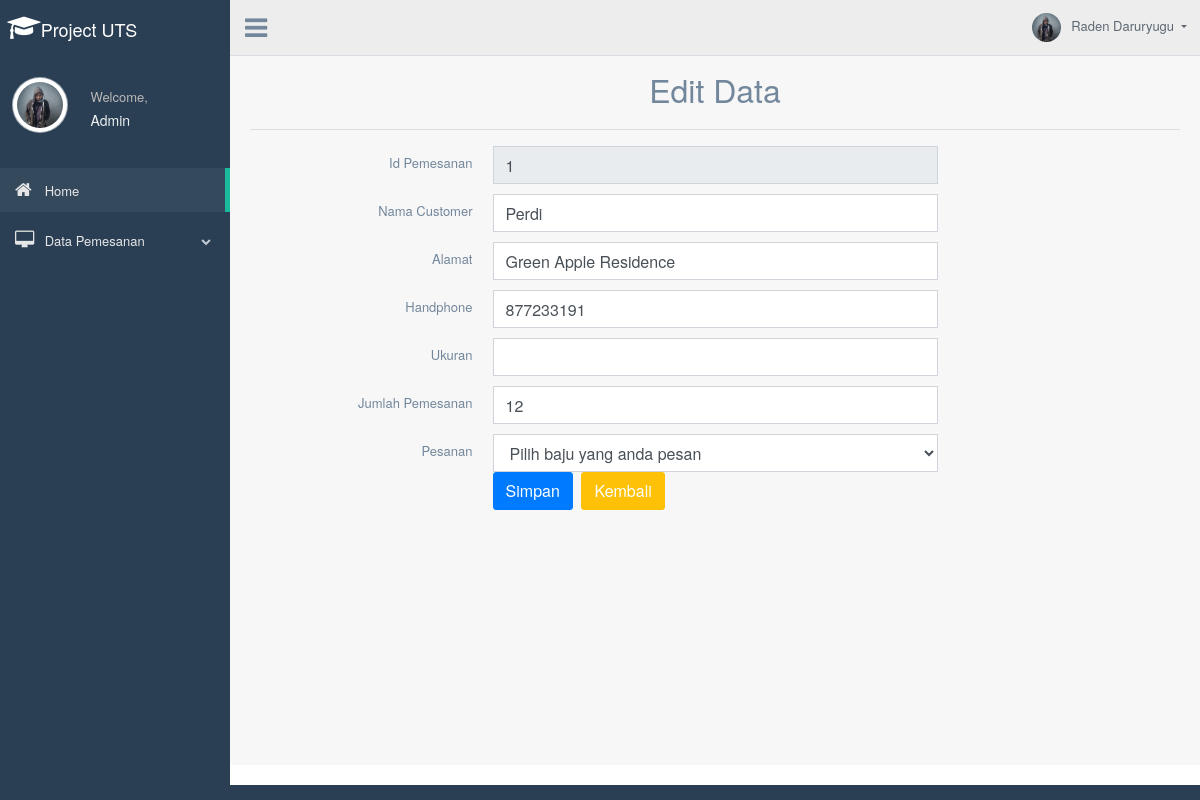
The app's page /user/admin/index.php?page=edit&id_pemesanan=1 with its own data.
### tables this page shows
CREATE TABLE `t_penjualan` (
  `id_pemesanan` int(12) NOT NULL,
  `nama` varchar(70) NOT NULL,
  `alamat` varchar(128) NOT NULL,
  `handphone` varchar(12) NOT NULL,
  `pesanan` varchar(20) NOT NULL,
  `jml_pemesanan` int(12) NOT NULL,
  `ukuran` varchar(12) NOT NULL
);

### user/admin/edit.php (the view, shortened to what this page needs)
<?php include('config.php'); ?>
	<div class="container" style="margin-top:20px">
		<center><font size="6">Edit Data</font></center>
		<hr>
		<?php
		if(isset($_GET['id_pemesanan'])){
			$id_pemesanan = $_GET['id_pemesanan'];
			$select = mysqli_query($koneksi, "SELECT * FROM t_penjualan WHERE id_pemesanan='$id_pemesanan'") or die(mysqli_error($koneksi));
			if(mysqli_num_rows($select) == 0){
				echo '<div class="alert alert-warning">ID tidak ada dalam database.</div>';
				exit();
			}else{
				$data = mysqli_fetch_assoc($select);
			}
		}
		?>
		<form action="index.php?page=edit&id_pemesanan=<?php echo $id_pemesanan; ?>" method="post">
			<div class="item form-group">
				<label class="col-form-label col-md-3 col-sm-3 label-align">Id Pemesanan</label>
				<div class="col-md-6 col-sm-6">
					<input type="text" name="id_pemesanan" class="form-control" size="4" value="<?php echo $data['id_pemesanan']; ?>" readonly required>
				</div>
			</div>
			<div class="item form-group">
				<label class="col-form-label col-md-3 col-sm-3 label-align">Nama Customer</label>
				<div class="col-md-6 col-sm-6">
					<input type="text" name="nama" class="form-control" value="<?php echo $data['nama']; ?>" required>
				</div>
			</div>
			<div class="item form-group">
				<label class="col-form-label col-md-3 col-sm-3 label-align">Alamat</label>
				<div class="col-md-6 col-sm-6">
					<input type="text" name="alamat" class="form-control" value="<?php echo $data['alamat']; ?>" required>
				</div>
			</div>
			<div class="item form-group">
				<label class="col-form-label col-md-3 col-sm-3 label-align">Handphone</label>
				<div class="col-md-6 col-sm-6">
					<input type="text" name="handphone" class="form-control" value="<?php echo $data['handphone']; ?>" required>
				</div>
			</div>
			<div class="item form-group">
				<label class="col-form-label col-md-3 col-sm-3 label-align">Ukuran</label>
				<div class="col-md-6 col-sm-6">
					<input type="text" name="ukuran" class="form-control" required>
				</div>
			</div>
			<div class="item form-group">
				<label class="col-form-label col-md-3 col-sm-3 label-align">Jumlah Pemesanan</label>
				<div class="col-md-6 col-sm-6">
					<input type="text" name="jml_pemesanan" class="form-control" value="<?php echo $data['jml_pemesanan']; ?>" required>
				</div>
			</div>
			<div class="item form-group">
				<label class="col-form-label col-md-3 col-sm-3 label-align">Pesanan</label>
				<div class="col-md-6 col-sm-6">
					<select name="pesanan" class="form-control" required>
					<option value="">Pilih baju yang anda pesan</option>
				</div>
			</div>
			<div class="item form-group">
				<div class="col-md-6 col-sm-6 offset-md-3">
					<input type="submit" name="submit" class="btn btn-primary" value="Simpan">
					<a href="index.php?page=tampil_mhs" class="btn btn-warning">Kembali</a>
				</div>
			</div>
		</form>
	</div>

### records on screen
t_penjualan: id_pemesanan "1", nama "Perdi", alamat "Green Apple Residence", handphone "877233191", jml_pemesanan "12"
